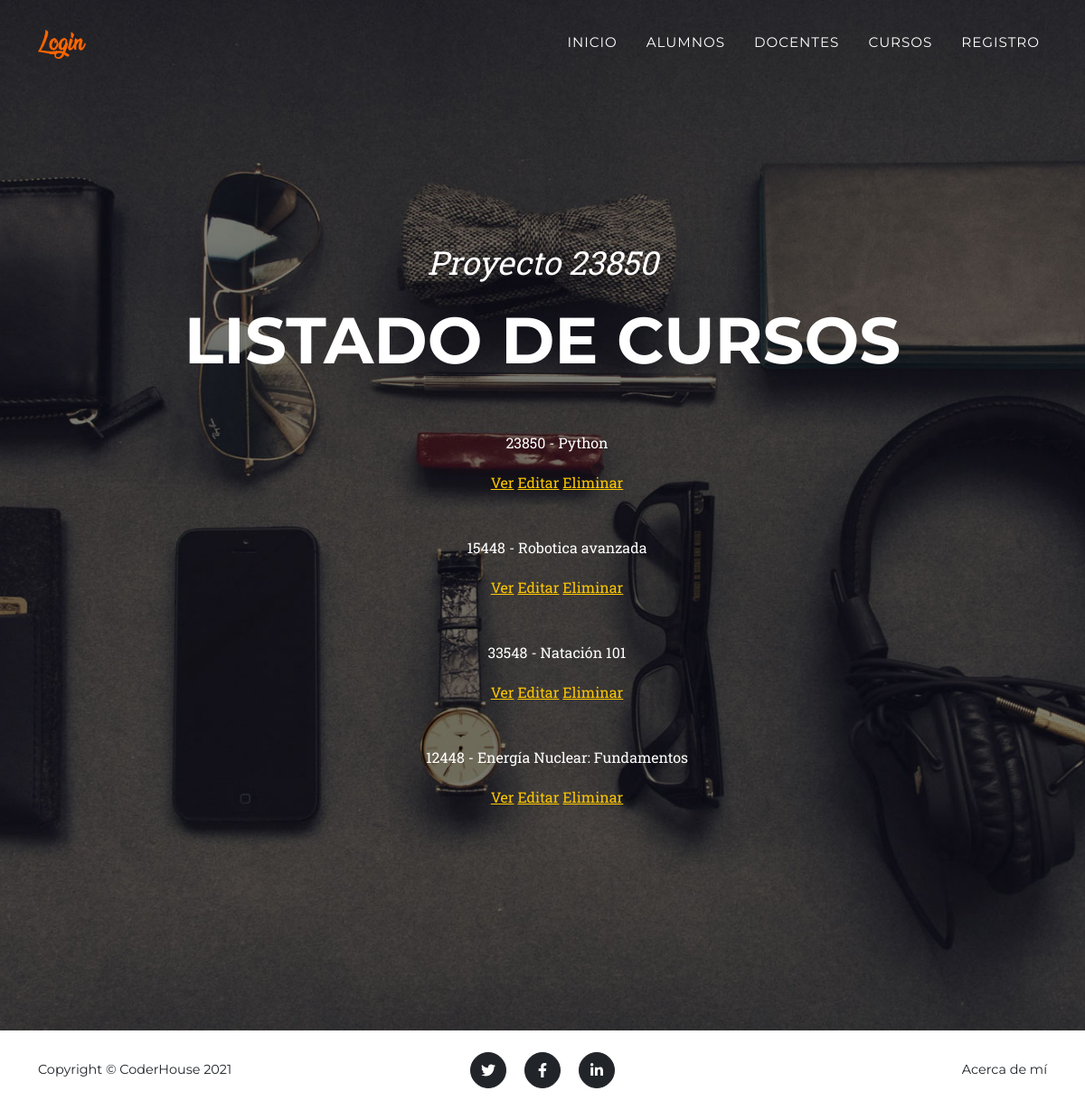
/AppCoder/cursos/list, run on the app's committed database.
### AppCoder/models.py (models this page shows, shortened)
class Curso(models.Model):
    comision = models.IntegerField()
    materia = models.CharField(max_length=40)

### AppCoder/views.py (the view)
# urls.py: path('cursos/list', views.CursoList.as_view(), name = "CurList"),
class CursoList(ListView):
    model = Curso
    template_name = "AppCoder/cursos_list.html"

### AppCoder/templates/AppCoder/cursos_list.html (shortened to what this page needs)
{% extends "AppCoder/parent.html" %}
{% load static %}
{% block titlecontent %}
    <header class="masthead">
        <div class="container">
            <div class="masthead-subheading">Proyecto 23850</div>
            <div class="masthead-heading text-uppercase">Listado de cursos</div>
        </div>
        <ul>
            {% for curso in object_list %}
                    <p>{{curso.comision}} - {{curso.materia}}</p>
                    <p>
                        <a href="{% url 'CurDetail' curso.id %}">Ver</a>
                        <a href="{% url 'CurEdit' curso.id %}">Editar</a>
                        <a href="{% url 'CurDelete' curso.id %}">Eliminar</a>
                    <br>
                    <br>
                    </p>
            {% endfor %}
        </ul>
    </header>
{% endblock %}

### data on the page
Curso: comision "23850", materia "Python"
Curso: comision "15448", materia "Robotica avanzada"
Curso: comision "33548", materia "Natación 101"
Curso: comision "12448", materia "Energía Nuclear: Fundamentos"
